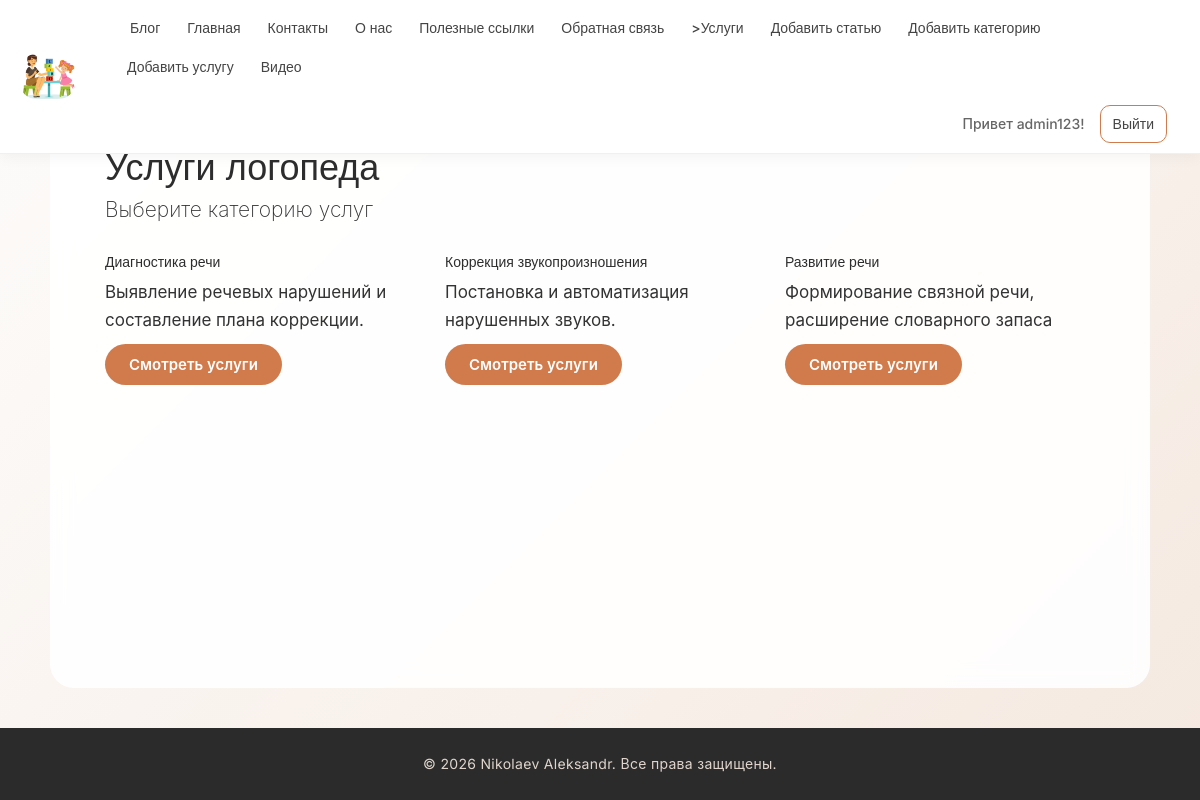
The page /catalog (signed in) on the database its author committed.
### app/models.py (models this page shows, shortened)
class ServiceCategory(models.Model):
    name = models.CharField("Название категории",max_length=100)
    description = models.TextField(verbose_name ="Описание", blank=True)
    class Meta:
        verbose_name = "Категория услуги"
        verbose_name_plural = "Категории услуг"
    def get_absolute_url(self):
        return reverse('category_services', args=[str(self.id)])

### app/views.py (the view)
# urls.py: path('catalog', views.catalog, name='catalog'),
def catalog(request):
    categories = ServiceCategory.objects.all()
    return render(request, 'app/catalog.html', {'categories': categories})

### app/templates/app/catalog.html (shortened to what this page needs)
{% extends "app/layout.html" %}
{% block content %}
<div class="container">
    <div class="container">
        <h1>Услуги логопеда</h1>
        <p class="lead">Выберите категорию услуг</p>
        <div class="row">
            {% for category in categories %}
            <div class="col-md-4 mb-4">
                <div class="card h-100">
                    <div class="card-body">
                        <h5 class="card-title">{{ category.name }}</h5>
                        <p class="card-text">{{ category.description|truncatewords:20 }}</p>
                        <a href="{{ category.get_absolute_url }}" class="btn btn-primary">Смотреть услуги</a>
                    </div>
                </div>
            </div>
            {% empty %}
            <p>Категории пока не добавлены</p>
            {% endfor %}
        </div>
    </div>
</div>
{% endblock %}

### app/templates/app/loginpartial.html (shortened to what this page needs)
﻿{% if user.is_authenticated %}
<form id="logoutForm" action="/logout/" method="post" class="navbar-right">
    <ul class="nav navbar-nav navbar-right">
        <li><span class="navbar-brand">Привет {{ user.username }}!</span></li>
        <li><a href="javascript:document.getElementById('logoutForm').submit()">Выйти</a></li>
    </ul>
</form>
{% else %}
<ul class="nav navbar-nav navbar-right">
    <li><a href="{% url 'login' %}">Войти</a></li>
</ul>
{% endif %}

### app/static/app/content/site.css (style rules this page uses)
* { margin: 0; padding: 0; box-sizing: border-box; }
body { font-family: 'Inter', -apple-system, BlinkMacSystemFont, 'Segoe UI', Roboto, sans-serif; font-weight: 400; background: linear-gradient(135deg, #fdfcfb 0%, #f5e9e0 100%); display: flex; flex-direction: column; min-height: 100vh; padding-top: 70px; color: #2d2d2d; line-height: 1.6; }
p, .description, li { font-size: 17px; font-weight: 400; line-height: 1.6; color: #333; }
.navbar-brand { display: flex; align-items: center; flex-shrink: 0; }
.nav.navbar-nav { display: flex; gap: 3px; list-style: none; flex-wrap: wrap; align-items: center; margin: 0; padding: 10px; }
.nav.navbar-nav li a { font-family: 'Inter', sans-serif; font-weight: 500; font-size: 14px; color: #444; padding: 8px 12px; border-radius: 10px; text-decoration: none; transition: all 0.2s ease; white-space: nowrap; }
.navbar-right { display: flex; align-items: center; gap: 10px; list-style: none; margin: 0; padding: 0; flex-shrink: 0; white-space: nowrap; }
.navbar-right li span.navbar-brand { font-weight: 500; font-size: 14px; color: #666; padding: 8px 12px; }
.navbar-right li a { font-family: 'Inter', sans-serif; font-weight: 500; font-size: 14px; color: #d17b4c; padding: 8px 14px; border-radius: 20px; text-decoration: none; border: 1px solid #d17b4c; transition: all 0.2s ease; white-space: nowrap; }
.btn, button[type="submit"], .save { background: #d17b4c; border: none; padding: 10px 24px; border-radius: 30px; color: white; font-weight: 600; font-size: 15px; cursor: pointer; transition: all 0.2s ease; text-decoration: none; display: inline-block; }

### rows shown on the page
ServiceCategory: name "Диагностика речи", description "Выявление речевых нарушений и составление плана коррекции."
ServiceCategory: name "Коррекция звукопроизношения", description "Постановка и автоматизация нарушенных звуков."
ServiceCategory: name "Развитие речи", description "Формирование связной речи, расширение словарного запаса"

### other values the page prints
{{ user.username }} "admin123"
